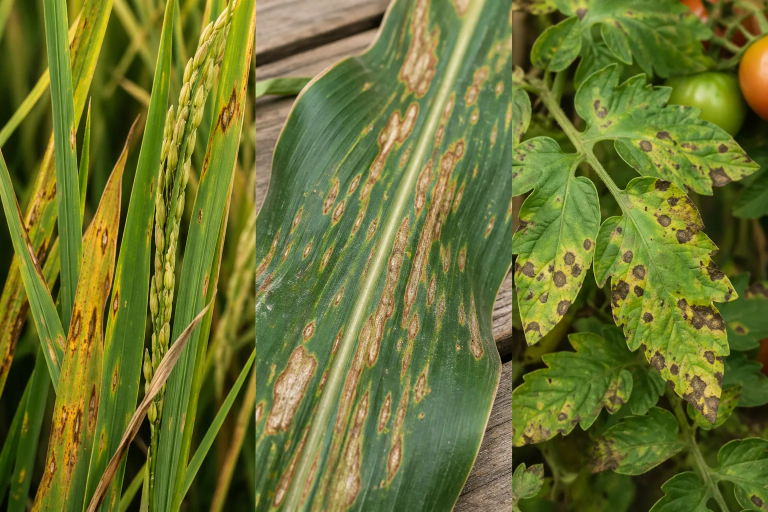
#> input picture frontend/src/assets/visuals/disease-detector.webp, 1536 x 1024 px (shown at 1/2 size)
$ python -i crop_detection.py   (imports and definitions only)   (older library calls are emulated)
#> lines starting #> are read from the running program, lines starting #| are printed output that depends on the picture; after the words box and inside, x2 and y2 are one past the last pixel; in counts of white or black regions, pixels touching at a corner belong together
#> further down, picture is the input picture: shape (1024, 1536, 3); mean B, G, R 48, 115.5, 107
"""
Comprehensive Crop Detection Module

Implements multiple computer vision techniques for detecting agricultural produce:
- Object detection (YOLO-based)
- Visual feature extraction
- Image preprocessing and normalization
- Crop classification with confidence scoring
- Disease and quality assessment
"""

import logging
from dataclasses import dataclass, field
from pathlib import Path

import cv2
import numpy as np

logger = logging.getLogger(__name__)


@dataclass
class CropDetection:
    """Represents a single detected crop in an image."""
    crop_type: str
    confidence: float
    bounding_box: tuple[int, int, int, int]  # (x_min, y_min, x_max, y_max)
    visual_features: dict[str, float] = field(default_factory=dict)
    quality_score: float = 0.85
    growth_stage: str = "unknown"  # seedling, vegetative, flowering, fruiting, mature
    detected_issues: list[str] = field(default_factory=list)
    is_occluded: bool = False
    occlusion_percentage: float = 0.0
    environment_context: str = "field"  # field, greenhouse, orchard, indoor


@dataclass
class CropDetectionResult:
    """Complete crop detection result for an image."""
    image_path: str
    image_size: tuple[int, int]
    total_crops_detected: int
    crops: list[CropDetection] = field(default_factory=list)
    image_quality_score: float = 0.0
    lighting_conditions: str = "normal"  # bright, normal, dim, backlit
    weather_conditions: str = "clear"  # clear, overcast, rainy, foggy
    estimated_total_yield: float = 0.0
    preprocessing_applied: list[str] = field(default_factory=list)
    analysis_mode: str = "production"  # production, training, quality_check
    timestamp: str = ""
    region: str = "unknown"


class ImagePreprocessor:
    """Handles image preprocessing for crop detection."""

    # [134 lines left out: functions load_image, resize_image, normalize_lighting, reduce_noise, color_correction, segment_foreground and 1 more, not called in this run]


class VisualFeatureExtractor:
    """Extracts visual features from crop images for classification."""

    COLOR_RANGES = {
        "green": [([25, 50, 45], [95, 255, 255])],
        "yellow": [([12, 70, 60], [40, 255, 255])],
        "red": [([0, 70, 55], [12, 255, 255]), ([165, 70, 55], [180, 255, 255])],
        "brown": [([6, 45, 35], [28, 225, 205])],
        "purple": [([125, 45, 45], [165, 255, 255])],
    }

    @staticmethod
    def extract_color_features(image: np.ndarray) -> dict[str, float]:
        """Extract color-based features from image."""
        hsv = cv2.cvtColor(image, cv2.COLOR_RGB2HSV)
#> hsv: shape (1024, 1536, 3); mean H, S, V 84.9, 164.1, 121.7
        total_pixels = image.shape[0] * image.shape[1]
        features = {}

        for color_name, ranges in VisualFeatureExtractor.COLOR_RANGES.items():
            mask = np.zeros(hsv.shape[:2], dtype=np.uint8)
            for lower, upper in ranges:
                mask = cv2.bitwise_or(mask, cv2.inRange(hsv, np.array(lower), np.array(upper)))
            ratio = np.count_nonzero(mask) / total_pixels
            features[f"{color_name}_ratio"] = float(ratio)
#> mask: shape (1024, 1536); every value is 0
#> after the loop, features = {'green_ratio': 0.749, 'yellow_ratio': 0, 'red_ratio': 0, 'brown_ratio': 0, 'purple_ratio': 0}

        # Compute dominant color
        pixels = image.reshape((-1, 3))
        if pixels.shape[0] > 12000:
            step = max(pixels.shape[0] // 12000, 1)
            pixels = pixels[::step][:12000]
        pixels = np.float32(pixels)
        criteria = (cv2.TERM_CRITERIA_EPS + cv2.TERM_CRITERIA_MAX_ITER, 10, 1.0)
        _, labels, centers = cv2.kmeans(pixels, 3, None, criteria, 10, cv2.KMEANS_RANDOM_CENTERS)
#> labels = 12000 values, max 2 at index 2, min 0 at index 1, mean 1.04; centers = [[84.12, 164.7, 174.1], [50.53, 121.7, 105.1], [12.91, 63.47, 51.79]]

        label_counts = np.bincount(labels.flatten(), minlength=len(centers))
#> label_counts = [3067, 5369, 3564]
        dominant_color = np.uint8(centers[int(np.argmax(label_counts))])
#> dominant_color = [50, 121, 105]
        features["dominant_color_h"] = float(cv2.cvtColor(np.uint8([[dominant_color]]), cv2.COLOR_RGB2HSV)[0][0][0])

        return features

    @staticmethod
    def extract_shape_features(image: np.ndarray) -> dict[str, float]:
        """Extract shape-based features from image."""
        # Convert to grayscale and binary
        gray = cv2.cvtColor(image, cv2.COLOR_RGB2GRAY)
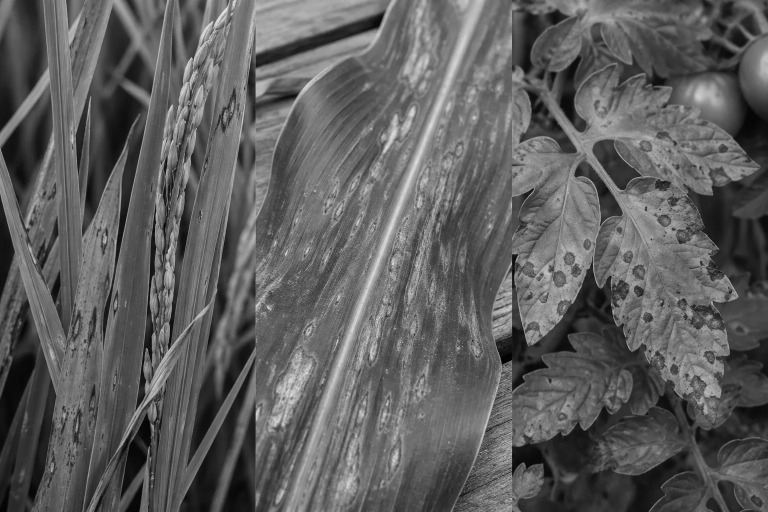
#> gray: shape (1024, 1536) (shown at 1/2 size); min 0, max 237, mean 94.3
        _, binary = cv2.threshold(gray, 127, 255, cv2.THRESH_BINARY)
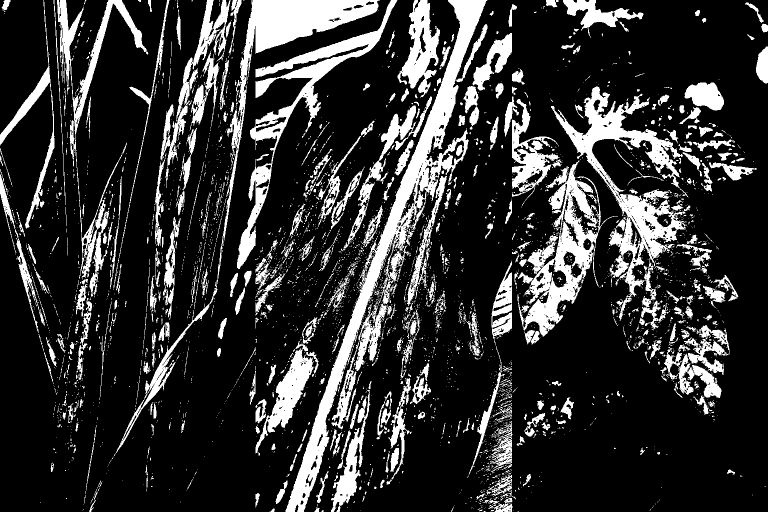
#> binary: shape (1024, 1536) (shown at 1/2 size); 19.9% white; 4026 white regions (3479 under 20 px)

        # Find contours
        contours, _ = cv2.findContours(binary, cv2.RETR_EXTERNAL, cv2.CHAIN_APPROX_SIMPLE)
#> contours = 3960 contours, 3597 with area under 20; largest, box (x1, y1, x2, y2) and area: (571, 0, 975, 1024) 39186, (1102, 173, 1376, 641) 29082, (1035, 321, 1236, 674) 22020, (434, 0, 760, 568) 20254, (474, 0, 795, 538) 18819

        if not contours:
            return {
                "contour_count": 0.0,
                "avg_aspect_ratio": 0.0,
                "avg_circularity": 0.0,
                "avg_solidity": 0.0,
            }

        aspect_ratios = []
        circularities = []
        solidities = []

        for contour in contours:
            area = cv2.contourArea(contour)
            if area < 100:  # Skip small contours
                continue

            # Aspect ratio
            x, y, w, h = cv2.boundingRect(contour)
            aspect_ratio = float(w) / float(h) if h > 0 else 0
            aspect_ratios.append(aspect_ratio)

            # Circularity
            perimeter = cv2.arcLength(contour, True)
            if perimeter > 0:
                circularity = 4 * np.pi * area / (perimeter ** 2)
            else:
                circularity = 0
            circularities.append(circularity)

            # Solidity
            hull = cv2.convexHull(contour)
            hull_area = cv2.contourArea(hull)
            if hull_area > 0:
                solidity = area / hull_area
            else:
                solidity = 0
            solidities.append(solidity)
#> this loop made 3960 passes
#> (area, x, y, w, h, aspect_ratio, perimeter, circularity) on pass 52: (515, 988, 996, 37, 28, 1.32, 174.7, 0.212)
#> after the loop, aspect_ratios = 163 values, max 3.54 at index 113, min 0.0639 at index 160, mean 0.637; circularities = 163 values, max 0.726 at index 145, min 0.00659 at index 160, mean 0.176; solidities = 163 values, max 0.971 at index 140, min 0.0833 at index 158, mean 0.574

        return {
            "contour_count": float(len(contours)),
            "avg_aspect_ratio": float(np.mean(aspect_ratios)) if aspect_ratios else 0.0,
            "avg_circularity": float(np.mean(circularities)) if circularities else 0.0,
            "avg_solidity": float(np.mean(solidities)) if solidities else 0.0,
        }

    @staticmethod
    def extract_texture_features(image: np.ndarray) -> dict[str, float]:
        """Extract texture features using edge detection and LAP variance."""
        gray = cv2.cvtColor(image, cv2.COLOR_RGB2GRAY)

        # Laplacian of Gaussian for blur detection
        lap_var = cv2.Laplacian(gray, cv2.CV_64F).var()
#> lap_var = 398.3

        # Edge density
        edges = cv2.Canny(gray, 50, 150)
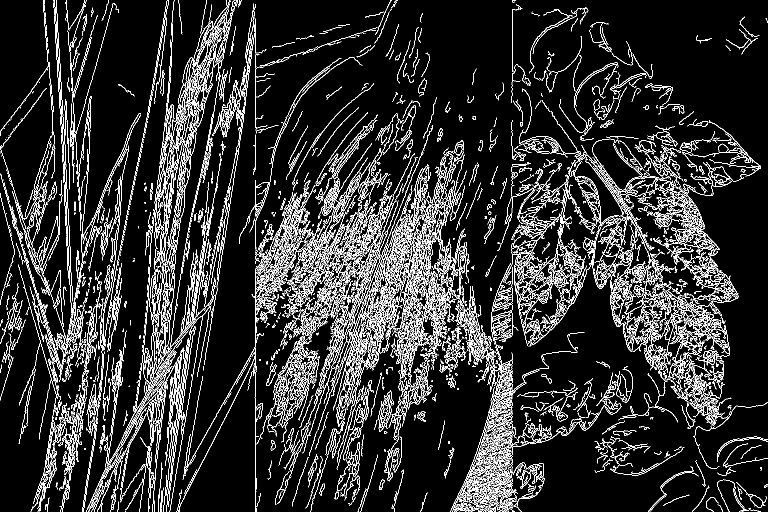
#> edges: shape (1024, 1536) (shown at 1/2 size); 11.5% white in thin lines or dots
        edge_density = np.count_nonzero(edges) / (gray.shape[0] * gray.shape[1])
#> edge_density = 0.115

        # Texture gradient
        sobelx = cv2.Sobel(gray, cv2.CV_64F, 1, 0, ksize=5)
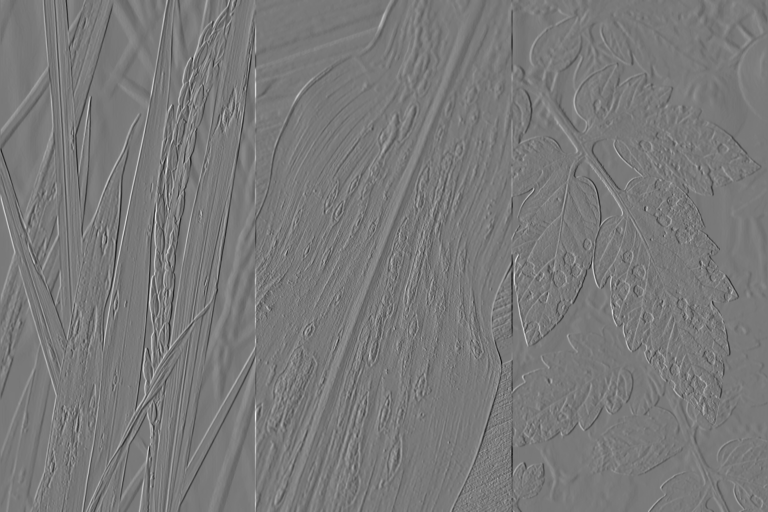
#> sobelx: shape (1024, 1536) float64 (shown at 1/2 size); min -7870, max 8632, mean 0.5; drawn with min black and max white
        sobely = cv2.Sobel(gray, cv2.CV_64F, 0, 1, ksize=5)
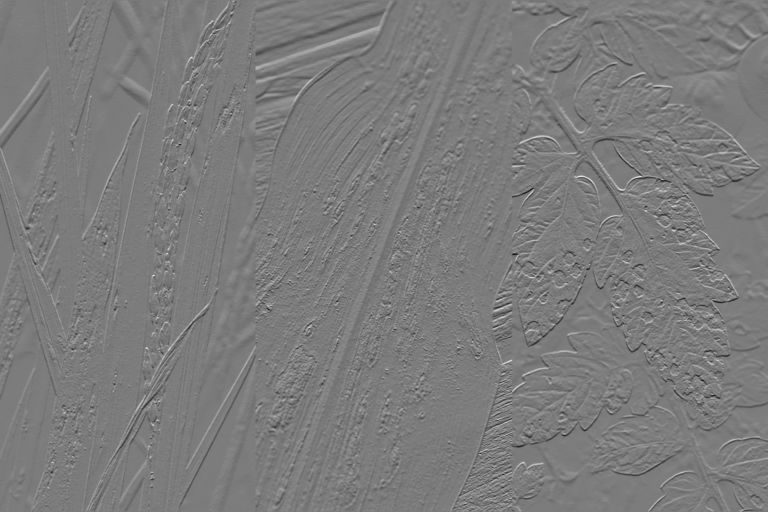
#> sobely: shape (1024, 1536) float64 (shown at 1/2 size); min -5493, max 5784, mean -5.9; drawn with min black and max white
        texture_gradient = np.sqrt(sobelx**2 + sobely**2).mean()
#> texture_gradient = 665.8

        return {
            "laplacian_variance": float(lap_var),
            "edge_density": float(edge_density),
            "texture_gradient": float(texture_gradient),
        }

    @staticmethod
    def extract_all_features(image: np.ndarray) -> dict[str, float]:
        """Extract all visual features from image."""
        features = {}
        features.update(VisualFeatureExtractor.extract_color_features(image))
        features.update(VisualFeatureExtractor.extract_shape_features(image))
        features.update(VisualFeatureExtractor.extract_texture_features(image))
        return features


class CropDetector:
    """Main crop detection engine combining multiple techniques."""

    # [296 lines left out: functions __init__, detect_crops_in_image, _detect_with_yolo, _detect_by_components, _classify_crop_type, _normalize_model_label and 4 more, not called in this run]

    def _detect_occlusion(self, crop_roi: np.ndarray) -> bool:
        """Detect if crop is occluded or partially visible."""
        return self._estimate_occlusion_percentage(crop_roi) > 0.30

    # [69 lines left out: functions _estimate_occlusion_percentage, _estimate_yield, _assess_image_quality, _classify_lighting_conditions, not called in this run]


def create_crop_detector(model_path: str | Path | None = None) -> CropDetector:
    """Factory function to create a crop detector."""
    return CropDetector(model_path=model_path)

>>> import cv2
>>> picture = cv2.imread('../../../frontend/src/assets/visuals/disease-detector.webp')
>>> result = VisualFeatureExtractor().extract_all_features(picture)
#> result = 13 items

$ run again, on frontend/src/assets/visuals/recommendations.webp
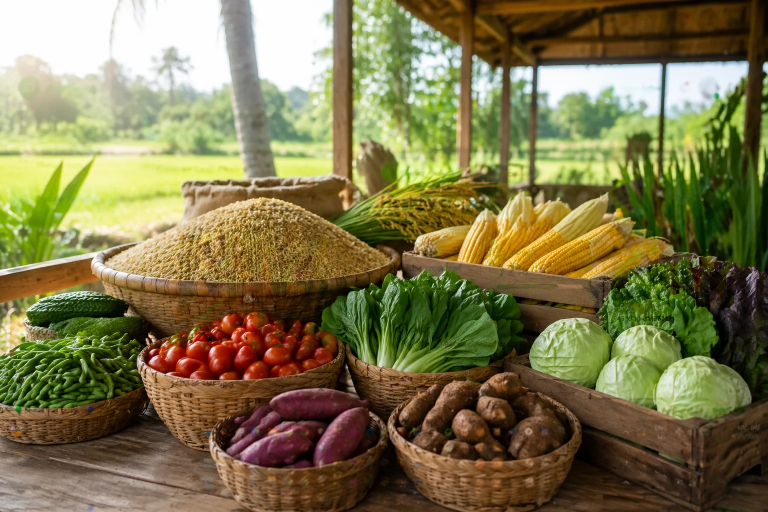
#> input picture frontend/src/assets/visuals/recommendations.webp, 1536 x 1024 px (shown at 1/2 size)
#> picture is the input picture: shape (1024, 1536, 3); mean B, G, R 76.4, 118.8, 126.5
#> hsv: shape (1024, 1536, 3); mean H, S, V 87.3, 140.9, 134.6
#> after the loop in extract_color_features, `for color_name, ranges in VisualFeatureExtractor.COLOR_RANGES.items():`:
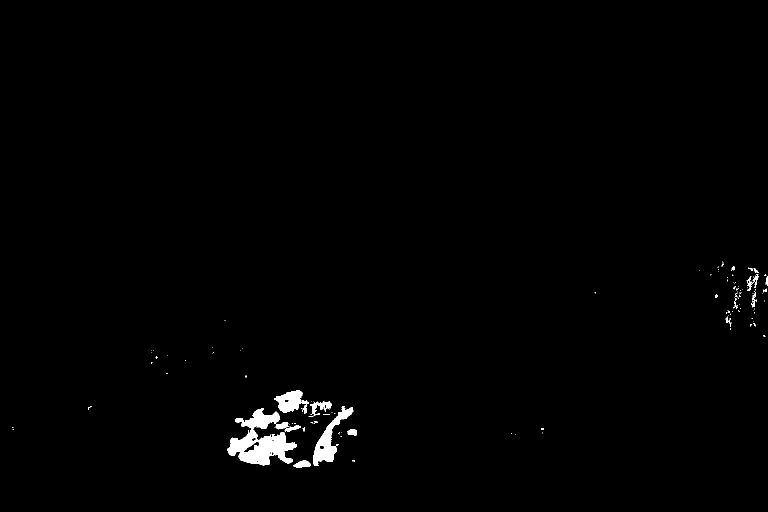
#> mask: shape (1024, 1536) (shown at 1/2 size); 0.94% white; 135 white regions (117 under 20 px), largest, box (x1, y1, x2, y2) and area: (454, 816, 594, 931) 7623, (627, 812, 707, 932) 2868, (548, 781, 618, 828) 1821
#> after the loop in extract_color_features, `for color_name, ranges in VisualFeatureExtractor.COLOR_RANGES.items():`: features = {'green_ratio': 0.326, 'yellow_ratio': 0.0005, 'red_ratio': 5.34e-05, 'brown_ratio': 0.000834, 'purple_ratio': 0.00938}
#> labels = 12000 values, max 2 at index 7, min 0 at index 6, mean 1.13; centers = [[78.55, 137.1, 144.8], [189.9, 226.6, 222.8], [16.73, 50.61, 64.29]]
#> label_counts = [3857, 2752, 5391]
#> dominant_color = [16, 50, 64]
#> binary: shape (1024, 1536); 35.6% white; 1783 white regions (1405 under 20 px)
#> contours = 1763 contours, 1522 with area under 20; largest, box (x1, y1, x2, y2) and area: (0, 0, 701, 573) 311928, (704, 0, 1001, 390) 57448, (1069, 126, 1325, 371) 48982, (1326, 122, 1498, 368) 22510, (1191, 648, 1430, 839) 21939
#> the loop in extract_shape_features, `for contour in contours:` made 1763 passes
#> (area, x, y, w, h, aspect_ratio, perimeter, circularity) on passes 17, 33, 47: (203.5, 391, 989, 53, 12, 4.42, 120.2, 0.177), (298.5, 467, 963, 20, 41, 0.488, 129.4, 0.224), (1587, 200, 950, 154, 41, 3.76, 447.2, 0.0997)
#> after the loop in extract_shape_features, `for contour in contours:`: aspect_ratios = 93 values, max 4.42 at index 0, min 0.144 at index 83, mean 1.17; circularities = 93 values, max 0.85 at index 63, min 0.00979 at index 44, mean 0.258; solidities = 93 values, max 0.979 at index 63, min 0.202 at index 24, mean 0.644
#> lap_var = 461.2
#> edges: shape (1024, 1536); 10.5% white in thin lines or dots
#> edge_density = 0.105
#> in extract_texture_features, `sobely = cv2.Sobel(gray, cv2.CV_64F, 0, 1, ksize=5)`:
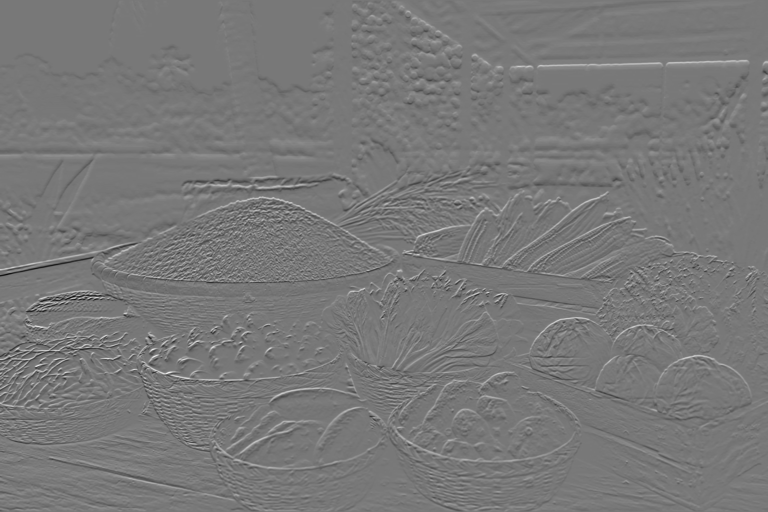
#> sobely: shape (1024, 1536) float64 (shown at 1/2 size); min -8754, max 9741, mean -6.6; drawn with min black and max white
#> texture_gradient = 753.8
#> result = 13 items
